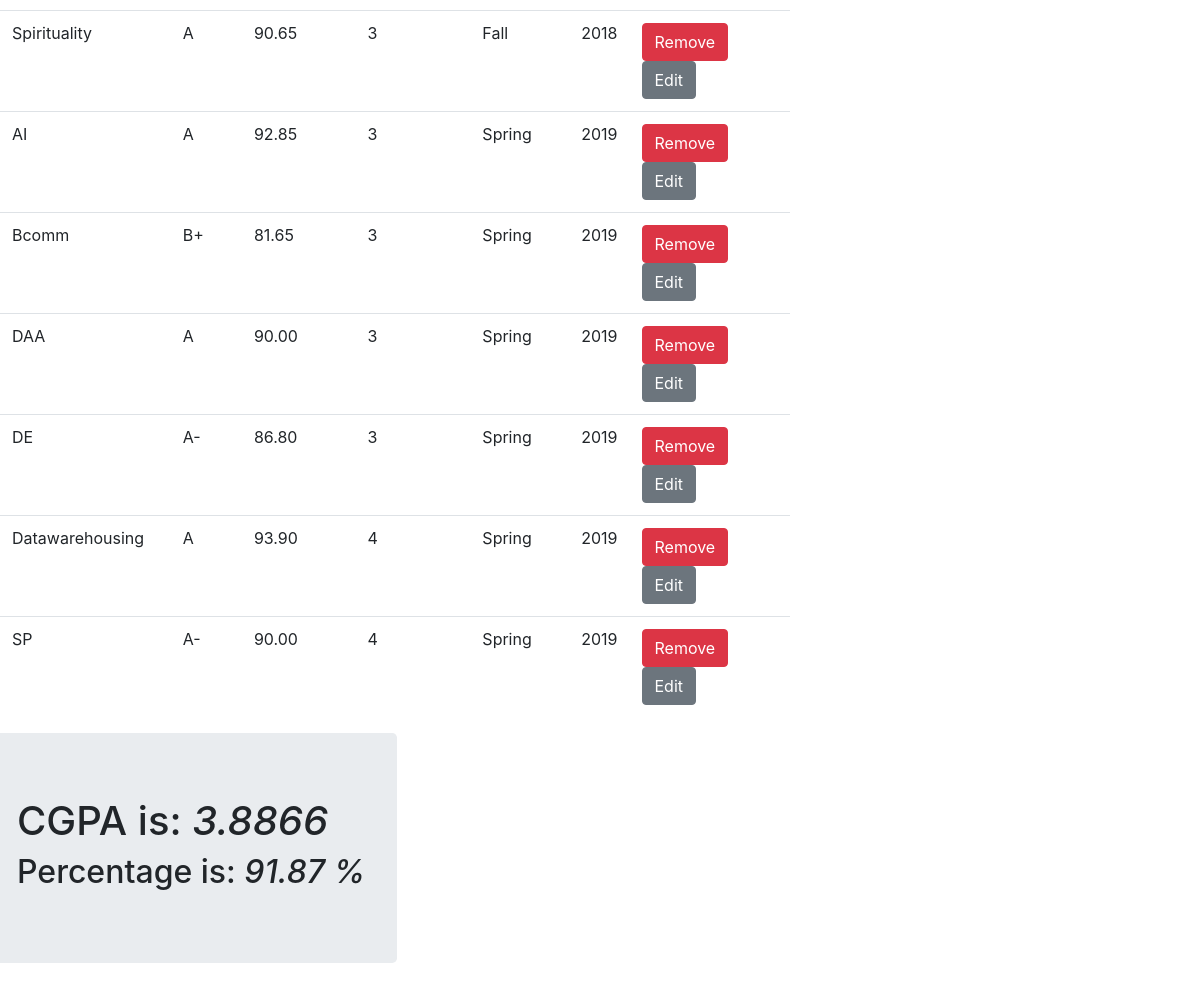
Page /gradebook (lower part) on the earlier database version.
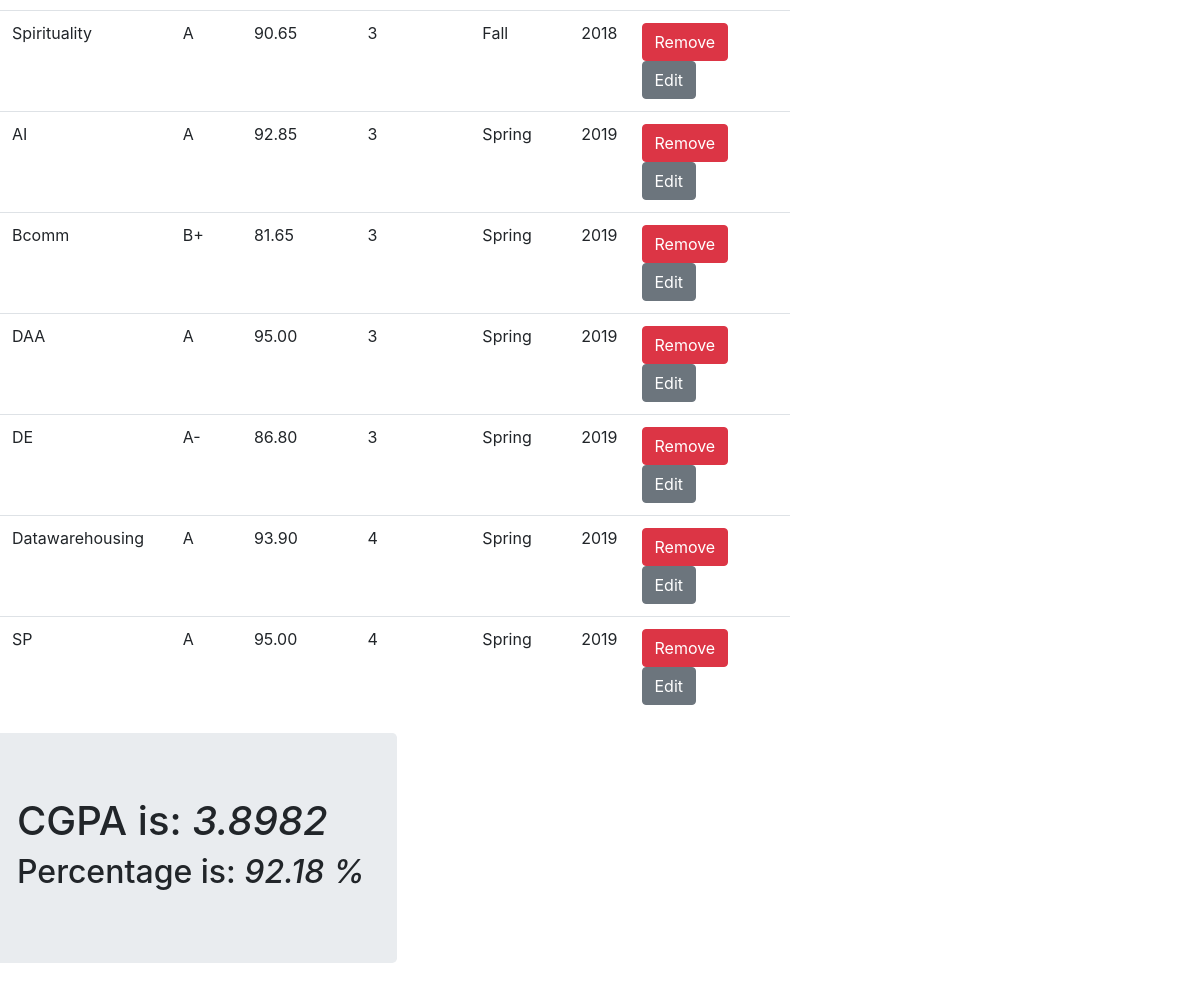
Same page on the later database version.
### gradebook/models.py (models this page shows, shortened)
class Course(models.Model):
    course_name = models.CharField(verbose_name='Course Name',primary_key=True, max_length=50)
    course_grade = models.CharField(verbose_name='Course Grade',max_length=2)
    course_pct = models.DecimalField(decimal_places=2,max_digits=4,verbose_name='Course Percentage')
    course_credit_hours = models.IntegerField(verbose_name='Course Credit Hours')
    course_semester = models.CharField(verbose_name='Course Semester',max_length=15)
    course_year = models.IntegerField()
    course_grade_points = models.DecimalField(decimal_places=2,max_digits=3,verbose_name='Course Grade Points')

### gradebook/views.py (the view)
# urls.py: path('',views.index, name='index'),
def index(request):
    if request.method == 'POST':
        form = CourseForm(request.POST)
        if form.is_valid():
            form.save()
    form = CourseForm()
    courses = Course.objects.order_by('course_year', '-course_semester', 'course_name')
    total_credit_hours = Course.objects.aggregate(total_credit_hours=Sum(F('course_credit_hours')))['total_credit_hours']
    total_grade_points = Course.objects.aggregate(total_grade_points=Sum(F('course_grade_points')*F('course_credit_hours'),output_field=FloatField()))['total_grade_points']
    total_percentage = Course.objects.aggregate(total_percentage=Sum(F('course_pct')*F('course_credit_hours'),output_field=FloatField()))['total_percentage']
    if total_credit_hours is None:
        cgpa = 'N/A'
        pct = '0'
    else:
        cgpa = round(total_grade_points / total_credit_hours,4)
        pct = round(total_percentage / total_credit_hours,2)
    return render(request,'index.html',{'form':form, 'courses' : courses, 'cgpa': cgpa, 'pct' : pct})

### gradebook/templates/index.html (shortened to what this page needs)
{% extends "base.html" %} {% block content %}
<div class="row">
<div class="col-md-8">
	<table class="table">
		{% if courses %}
			{% for course in courses %}
			<tr>
			<td> {{ course.course_name }} </td>
			<td> {{ course.course_grade }}</td>
			<td> {{ course.course_pct }}</td>
			<td> {{ course.course_credit_hours }}</td>
			<td> {{ course.course_semester }}</td>
			<td>{{ course.course_year }}</td>
			<td>
			<a href="/delete/{{ course.course_name }}" class="btn btn-danger">Remove</a>
			<a href="/edit/{{ course.course_name }}" class="btn btn-secondary">Edit</a>
			</td>
			</tr>
			{% endfor %}
		{% else %}
		<tr>No courses at the moment.</tr>
		{% endif %}
	</table>
</div>
<div class="coll md-4">
<div class="jumbotron">
  <h1>CGPA is: {% if cgpa %} <em> {{ cgpa }}</em> {% else %} N/A {% endif %}</h1>
  <h2>Percentage is: <em> {{ pct }} %</em>  </h2>
</div>
</div>
</div>
	{% endblock content %}

### gradebook/templates/base.html (shortened to what this page needs)
<html>
<head>
{% load static %}
<link rel="stylesheet"
	href="{% static 'css/bootstrap.min.css' %}"
	>
</head>
<body>{% block content %} {% endblock content %}
</body>
</html>

Differences in the rows shown:
changed Course "DAA": course_pct "90.00" → "95.00"
changed Course "SP": course_grade "A-" → "A"; course_pct "90.00" → "95.00"
Other differences:
{{ cgpa }}: "3.8866" → "3.8982"
{{ pct }}: "91.87" → "92.18"
